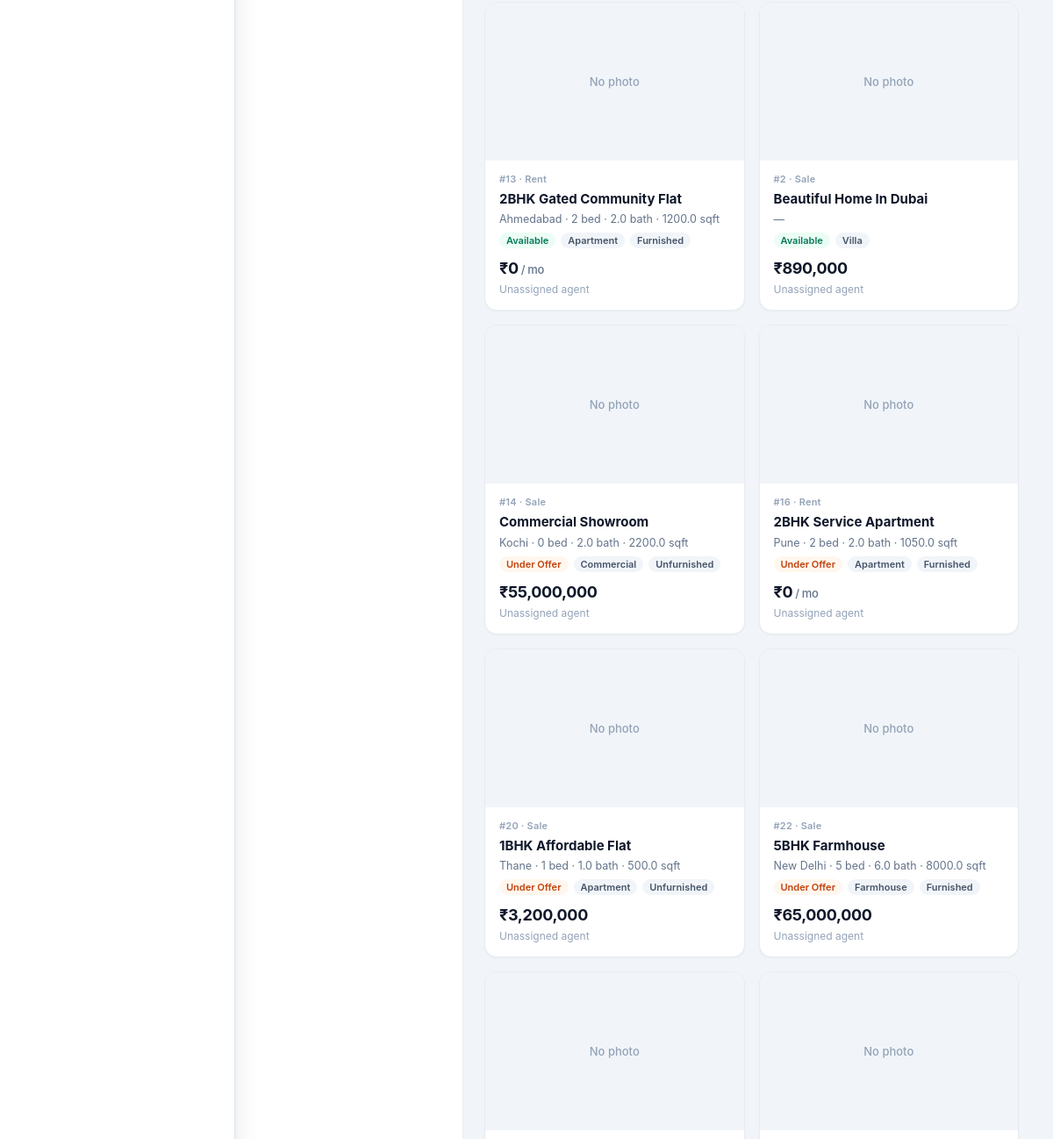
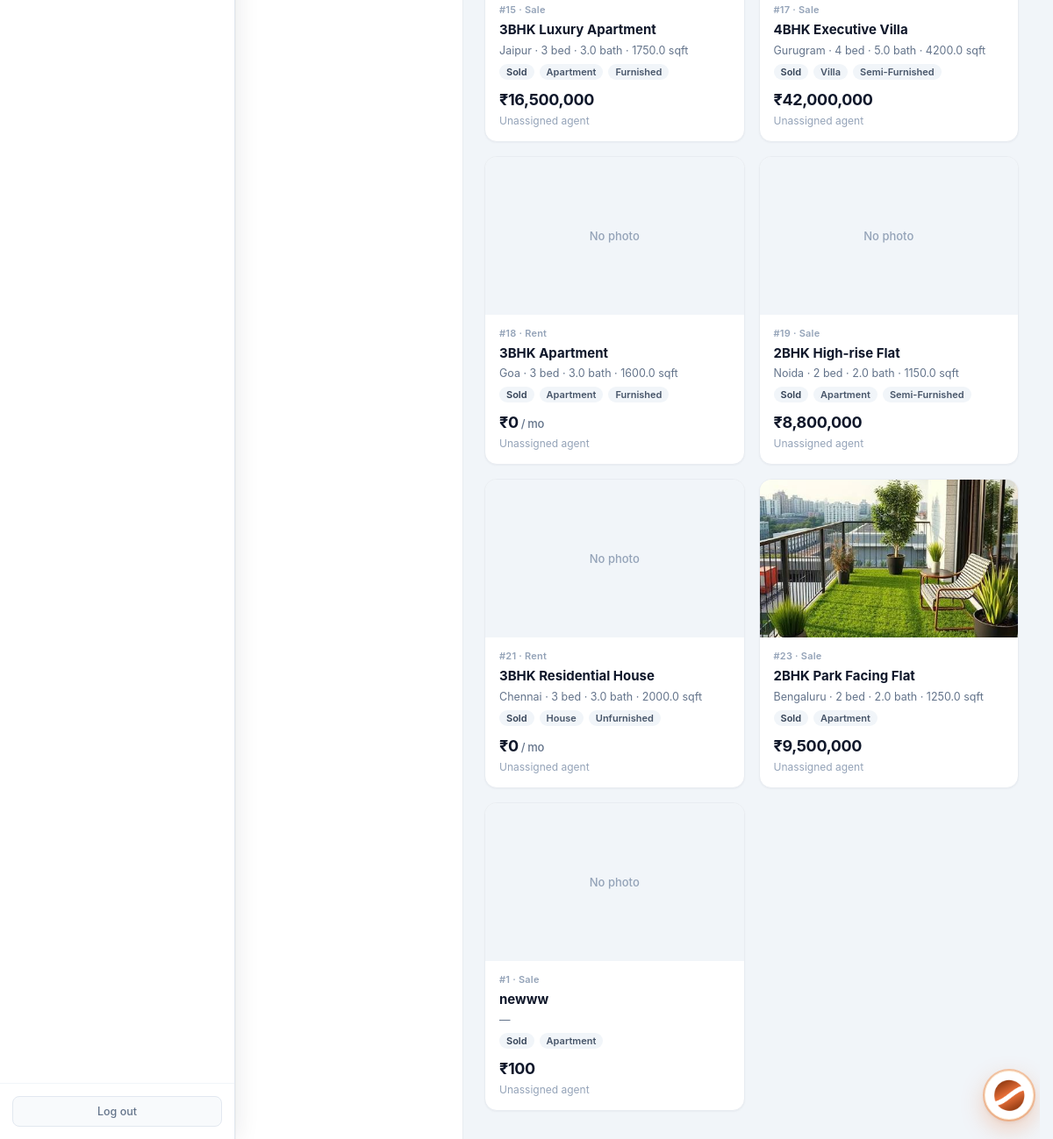
Page /admin/properties/display (signed in, lower part) on the earlier database version (2 pictures, top to bottom).
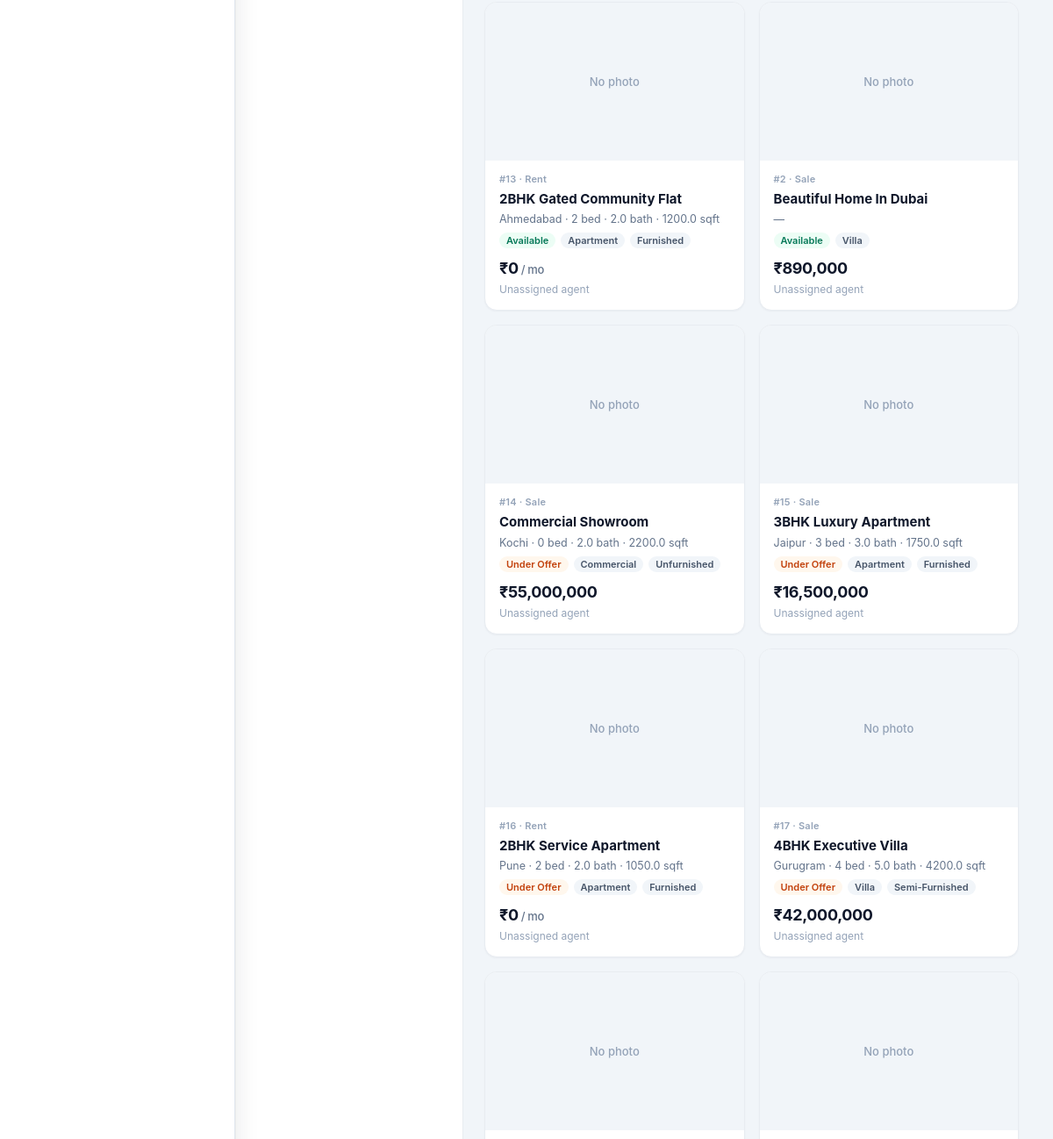
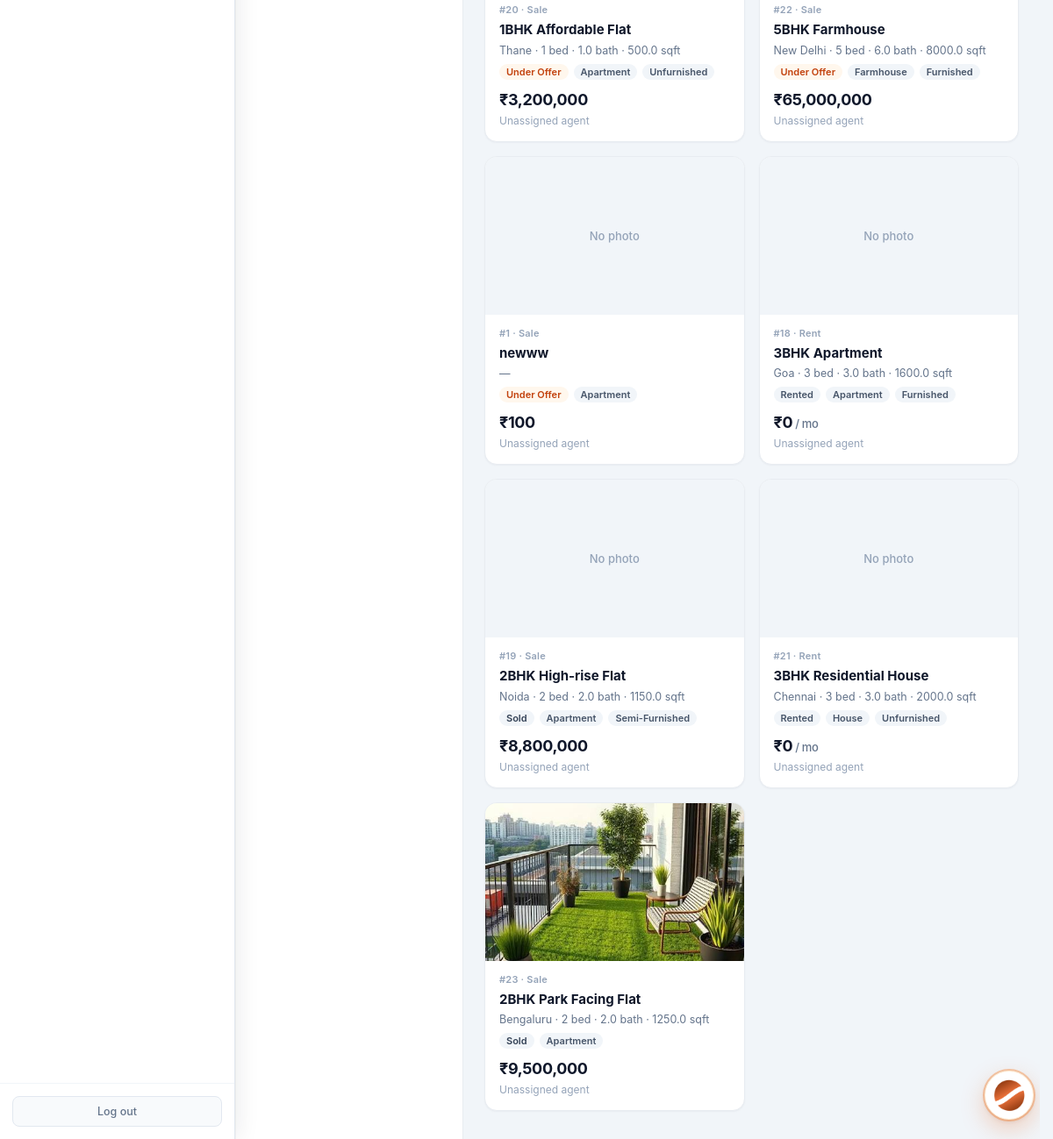
Same page on the later database version (2 pictures, top to bottom).
### tables this page shows
CREATE TABLE properties (
            id INTEGER PRIMARY KEY AUTOINCREMENT,
            title TEXT NOT NULL,
            description TEXT,
            price REAL NOT NULL,
            property_type TEXT NOT NULL,
            status TEXT DEFAULT 'available',
            address TEXT,
            city TEXT,
            state TEXT,
            zip_code TEXT,
            bedrooms INTEGER,
            bathrooms REAL,
            area_sqft REAL,
            agent_id INTEGER,
            created_at TIMESTAMP DEFAULT CURRENT_TIMESTAMP, category TEXT DEFAULT "sale", listing_type TEXT DEFAULT "sale", floor TEXT, carpet_area REAL, furnishing TEXT, parking TEXT, amenities TEXT, seller_name TEXT, seller_phone TEXT, monthly_rent REAL, security_deposit REAL, maintenance REAL, per_sqft REAL, latitude TEXT, longitude TEXT, photos TEXT, year_built TEXT, facing TEXT, videos TEXT,
            FOREIGN KEY (agent_id) REFERENCES users (id)
        );

CREATE TABLE settings (
            key TEXT PRIMARY KEY,
            value TEXT
        );

### routes/admin/properties.py (the view)
@admin.route('/admin/properties/display')
@login_required
@role_required('admin')
def admin_display_properties():
    db = get_db()
    migrate_db()
    q = request.args.get('q', '').strip()
    listing_type = request.args.get('listing_type', '').strip()
    prop_type = request.args.get('property_type', '').strip()
    city = request.args.get('city', '').strip()
    status = request.args.get('status', '').strip()
    beds = request.args.get('beds', '').strip()
    pmin = request.args.get('pmin', '').strip()
    pmax = request.args.get('pmax', '').strip()
    present = request.args.get('present', '').strip()
    queens = request.args.get('queens', '').strip()
    sort = request.args.get('sort', 'status').strip()
    density = request.args.get('density', 'comfortable').strip()
    sql = (
        "SELECT p.*, u.full_name as agent_name FROM properties p "
        "LEFT JOIN users u ON p.agent_id = u.id WHERE 1=1"
    )
    params = []
    if q:
        sql += " AND (p.title LIKE ? OR p.city LIKE ? OR p.address LIKE ? OR p.description LIKE ?)"
        params.extend(['%' + q + '%'] * 4)
    if listing_type in ('sale', 'rent'):
        sql += " AND p.listing_type = ?"
        params.append(listing_type)
    if prop_type:
        sql += " AND p.property_type = ?"
        params.append(prop_type)
    if city:
        sql += " AND p.city LIKE ?"
        params.append('%' + city + '%')
    if status in ('available', 'under_offer', 'sold', 'rented'):
        sql += " AND p.status = ?"
        params.append(status)
    if beds.isdigit():
        sql += " AND p.bedrooms >= ?"
        params.append(int(beds))
    if pmin:
        try:
            sql += " AND p.price >= ?"
            params.append(float(pmin))
        except ValueError:
            pass
    if pmax:
        try:
            sql += " AND p.price <= ?"
            params.append(float(pmax))
        except ValueError:
            pass
    order_map = {
        'price_asc': 'p.price ASC',
        'price_desc': 'p.price DESC',
        'newest': 'p.created_at DESC',
        'beds': 'p.bedrooms DESC',
        'status': "CASE p.status WHEN 'available' THEN 0 WHEN 'under_offer' THEN 1 ELSE 2 END, p.created_at DESC",
    }
    sql += " ORDER BY " + order_map.get(sort, order_map['status'])
    properties = db.execute(sql, params).fetchall()
    cities = [
        r[0] for r in db.execute(
            "SELECT DISTINCT city FROM properties WHERE city IS NOT NULL AND city != '' ORDER BY city"
        ).fetchall()
    ]
    currency = get_setting('currency', 'INR')
    filters = {
        'q': q, 'listing_type': listing_type, 'property_type': prop_type,
        'city': city, 'status': status, 'beds': beds, 'pmin': pmin, 'pmax': pmax,
        'sort': sort, 'density': density,
    }
    return render_template(
        'admin_display_properties.html',
        properties=properties,
        cities=cities,
        currency=currency,
        format_money=format_money,
        present=present,
        queens=queens,
        sort=sort,
        density=density,
        filters=filters,
    )

### core/db.py (called while the page is built)
def get_db():
    if 'db' not in g:
        g.db = sqlite3.connect(current_app.config['DATABASE'])
        g.db.row_factory = sqlite3.Row
    return g.db

### core/helpers.py (called while the page is built)
def login_required(f):
    @wraps(f)
    def decorated_function(*args, **kwargs):
        if 'user_id' not in session:
            flash('Please log in to access this page.', 'warning')
            return redirect(url_for('auth.login'))
        return f(*args, **kwargs)
    return decorated_function

def role_required(*roles):
    def decorator(f):
        @wraps(f)
        def decorated_function(*args, **kwargs):
            if 'user_id' not in session:
                flash('Please log in to access this page.', 'warning')
                return redirect(url_for('auth.login'))
            if session.get('role') not in roles:
                flash('You do not have permission to access this page.', 'danger')
                return redirect(url_for('auth.role_redirect'))
            return f(*args, **kwargs)
        return decorated_function
    return decorator

### templates/admin_display_properties.html (shortened to what this page needs)
<!DOCTYPE html>
<html lang="en">
<head>
    <link rel="stylesheet" href="{{ url_for('static', filename='css/admin.css') }}">
</head>
<body class="{% if present %}present-mode{% endif %} {% if queens %}queens-mode{% endif %} density-{{ density or 'comfortable' }}">
<div class="app-layout">
    {% set active = 'display_properties' %}
    {% include 'partials/admin_sidebar.html' %}
    <main class="main-content">
                {% set base = filters.copy() if filters is mapping else {} %}
        <div class="board-body">
            <aside class="filter-panel">
            </aside>
            <div class="display-main" id="displayMain">
                <div class="prop-grid">
                    {% for p in properties %}
                    {% set photos = (p.photos or '').split(',') if p.photos else [] %}
                    {% set cover = photos[0].strip() if photos and photos[0].strip() else none %}
                    <a href="{{ url_for('admin.admin_property_detail', prop_id=p.id) }}" class="prop-card">
                        {% if cover %}
                        <img class="card-img" src="{{ url_for('static', filename='uploads/properties/' + cover) }}" alt="{{ p.title }}" loading="lazy">
                        {% else %}
                        <div class="card-no-img">No photo</div>
                        {% endif %}
                        <div class="card-body">
                            <div class="card-id">#{{ p.id }} · {{ (p.listing_type or 'sale')|capitalize }}</div>
                            <div class="card-title">{{ p.title }}</div>
                            <div class="card-sub">
                                {{ p.city or '—' }}
                                {% if p.bedrooms is not none %} · {{ p.bedrooms }} bed{% endif %}
                                {% if p.bathrooms is not none %} · {{ p.bathrooms }} bath{% endif %}
                                {% if p.area_sqft %} · {{ p.area_sqft }} sqft{% endif %}
                            </div>
                            <div class="card-tags">
                                <span class="{{ p.status or 'available' }}">{{ (p.status or 'available')|replace('_',' ') }}</span>
                                <span>{{ p.property_type or '—' }}</span>
                                {% if p.furnishing %}<span>{{ p.furnishing }}</span>{% endif %}
                            </div>
                            <div class="card-price real-price">{{ format_money(p.price, currency) }}{% if p.listing_type == 'rent' %}<span style="font-size:13px;font-weight:500;color:#64748b"> / mo</span>{% endif %}</div>
                            <div class="card-agent">{{ p.agent_name or 'Unassigned agent' }}</div>
                        </div>
                    </a>
                    {% else %}
                    <div class="empty-display">
                        <p style="font-size:15px;font-weight:600;color:#0f172a;margin:0 0 6px">No properties match</p>
                        <p style="font-size:13px;margin:0">Adjust filters or clear them to show more inventory.</p>
                    </div>
                    {% endfor %}
                </div>
            </div>
        </div>
    </main>
</div>
</body>
</html>

Differences in the rows shown:
changed properties "3BHK Luxury Apartment": status "Sold" → "Under Offer"; moves up the list
changed properties "4BHK Executive Villa": status "Sold" → "Under Offer"; moves up the list
changed properties "newww": status "Sold" → "Under Offer"; moves up the list
changed properties "3BHK Apartment": status "Sold" → "Rented"
changed properties "3BHK Residential House": status "Sold" → "Rented"
